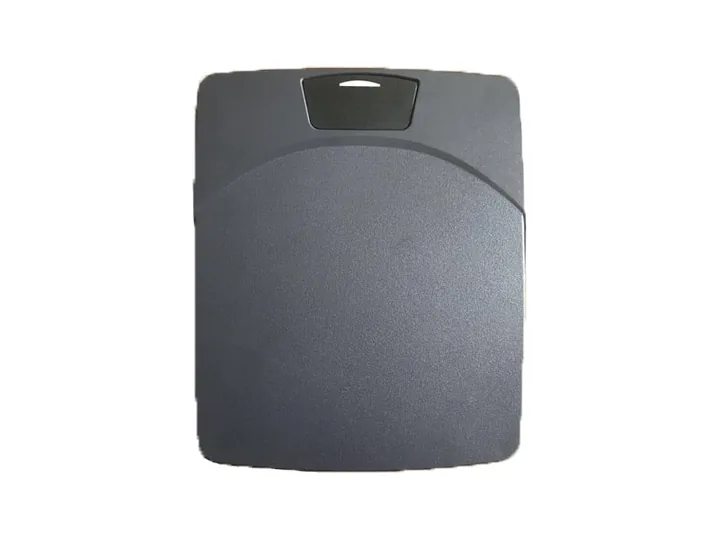
#> input picture tagsge/img/p/am-deactivators.webp, 720 x 540 px
$ python -i images.py   (imports and definitions only)
#> lines starting #> are read from the running program, lines starting #| are printed output that depends on the picture; after the words box and inside, x2 and y2 are one past the last pixel; in counts of white or black regions, pixels touching at a corner belong together
#> further down, picture is the input picture: PIL image 720x540 RGB; mean R, G, B 202.9, 204.1, 206
"""tags.ge product image pipeline.
  python3 images.py prep  -> load/crop/mask every source, write src/<key>.png and upscale_queue.json
  python images.py up     -> (venv311) Real-ESRGAN x4 for the queued sources, writes up/<key>.png (resumable)
  python3 images.py out   -> normalise and export WebP files into the site, write images.json manifest
"""
import json, os, re, sys, hashlib
from PIL import Image, ImageFilter, ImageOps

HERE = os.path.dirname(os.path.abspath(__file__))
SCR = os.path.dirname(HERE)
CAT = os.path.join(SCR, 'cat')
WEB = os.path.join(SCR, 'web')
SRC = os.path.join(HERE, 'img_src'); UP = os.path.join(HERE, 'img_up')
SITE_IMG = '/home/user/first-repo/tagsge/img/p'
K = 1800 / 1404            # RFID page raster scale vs the coordinates used in catalog.py
UPSCALE_BELOW = 560        # long side in px; smaller sources go through Real-ESRGAN
L = (720, 540); S = (160, 120)
BLEACH = {'c:028-155': 234}   # pink haze in the catalogue photo
CLEAN = {'w:shop-anti-theft-alarm-system-rs1601': [(483, 482, 527, 494)]}   # tiny caption next to the antenna base

def key(spec):
    return hashlib.sha1(spec.encode()).hexdigest()[:12]

# [58 lines left out: functions all_specs, load, on_white, whiten, not called in this run]

def trim(im, thresh=242, pad=0.04):
#> called with thresh = 242, pad = 0.04
    g = im.convert('L').point(lambda v: 255 if v < thresh else 0)
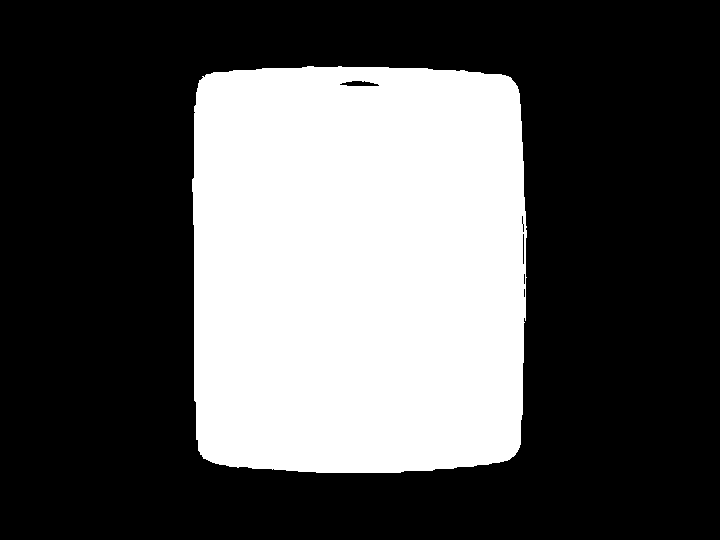
#> g: PIL image 720x540 L; 33.7% white; 1 white region, box (x1, y1, x2, y2) and area: (192, 66, 527, 473) 130857
    g = g.filter(ImageFilter.MaxFilter(5))
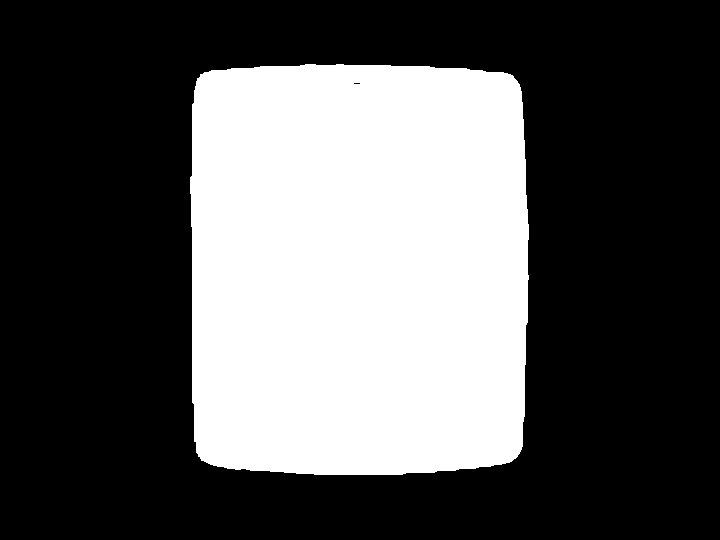
#> g: PIL image 720x540 L; 34.5% white; 1 white region, box (x1, y1, x2, y2) and area: (190, 64, 529, 475) 134062
    bb = g.getbbox()
#> bb = (190, 64, 529, 475)
    if not bb: return im
    x0, y0, x1, y1 = bb
#> x0 = 190; y0 = 64; x1 = 529; y1 = 475
    mx, my = round((x1 - x0) * pad), round((y1 - y0) * pad)
#> mx = 14; my = 16
    return im.crop((max(0, x0 - mx), max(0, y0 - my), min(im.width, x1 + mx), min(im.height, y1 + my)))
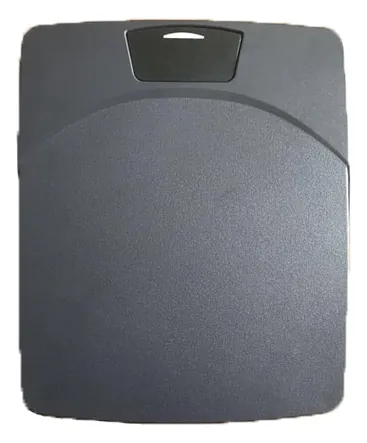
#> returned value: PIL image 367x443 RGB; mean R, G, B 130.5, 133.2, 137.7

# [9 lines left out: function product_canvas, not called in this run]

def photo_canvas(im, size):
    return ImageOps.fit(im, size, Image.LANCZOS, centering=(0.5, 0.5))

# [56 lines left out: functions cmd_prep, cmd_up1, cmd_up, not called in this run]

def slug(s):
    s = s.lower().replace(' ', '-')
    return re.sub(r'[^a-z0-9\-]', '', s) or 'x'

# [54 lines left out: function cmd_out, not called in this run]

# [2 lines not run here, left out]

>>> from PIL import Image
>>> picture = Image.open('../../tagsge/img/p/am-deactivators.webp')
>>> result = trim(picture)
